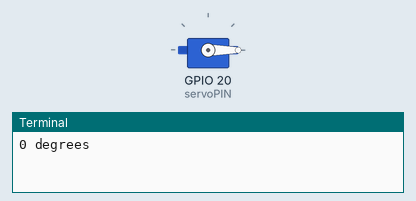
Simulated run of this program. Board: Raspberry Pi (BCM pin numbers). Shown: servo, the last lines printed to the terminal. Servo angles are drawn from the pulse width (0.5 ms = 0°, 2.5 ms = 180°).

Above: at 2.05 s.
At 6.15 s:
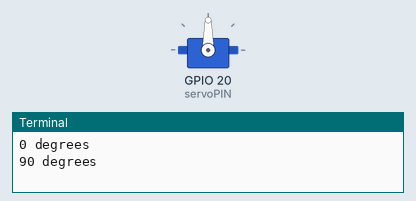
At 10.25 s:
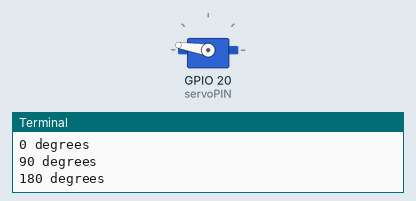
Timing chart, 0 to 12.7 s (numbered marks = the images above):
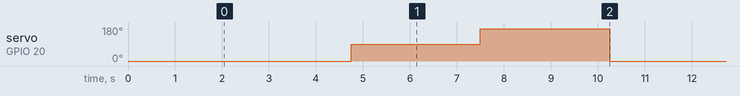

Measured:
- by itself, servo on GPIO 20 (servoPIN): repeats every 8.3 s: 171° 2.8 s, 0° 2.8 s, 90° 2.8 s

The program:

l18_servo_sg90_test.py
```python
import RPi.GPIO as GPIO
import time

servoPIN = 20
GPIO.setmode(GPIO.BCM)
GPIO.setup(servoPIN, GPIO.OUT)

p = GPIO.PWM(servoPIN, 50)
p.start(0)

time.sleep(2)

try:
    while True:
        print("0 degrees")
        p.ChangeDutyCycle(2)
        time.sleep(0.75)
        p.ChangeDutyCycle(0)  # reduces vibration
        time.sleep(2)


        print("90 degrees")
        p.ChangeDutyCycle(7.5)
        time.sleep(0.75)
        p.ChangeDutyCycle(0)
        time.sleep(2)


        print("180 degrees")
        p.ChangeDutyCycle(12)
        time.sleep(0.75)
        p.ChangeDutyCycle(0)
        time.sleep(2)


except KeyboardInterrupt:
    print("GPIO is free")
    p.stop()
    GPIO.cleanup()
```
